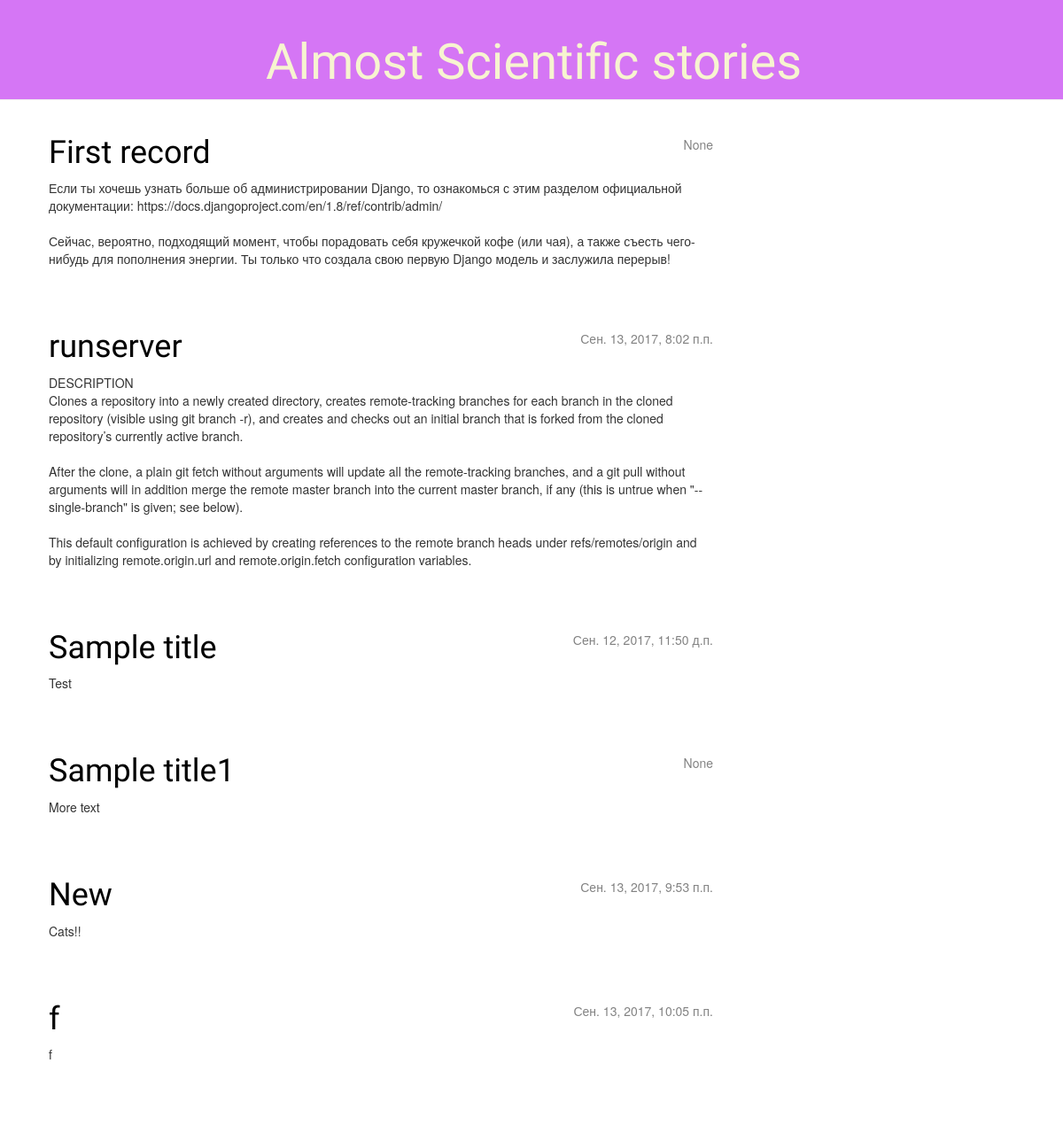
The app's page /, older data.
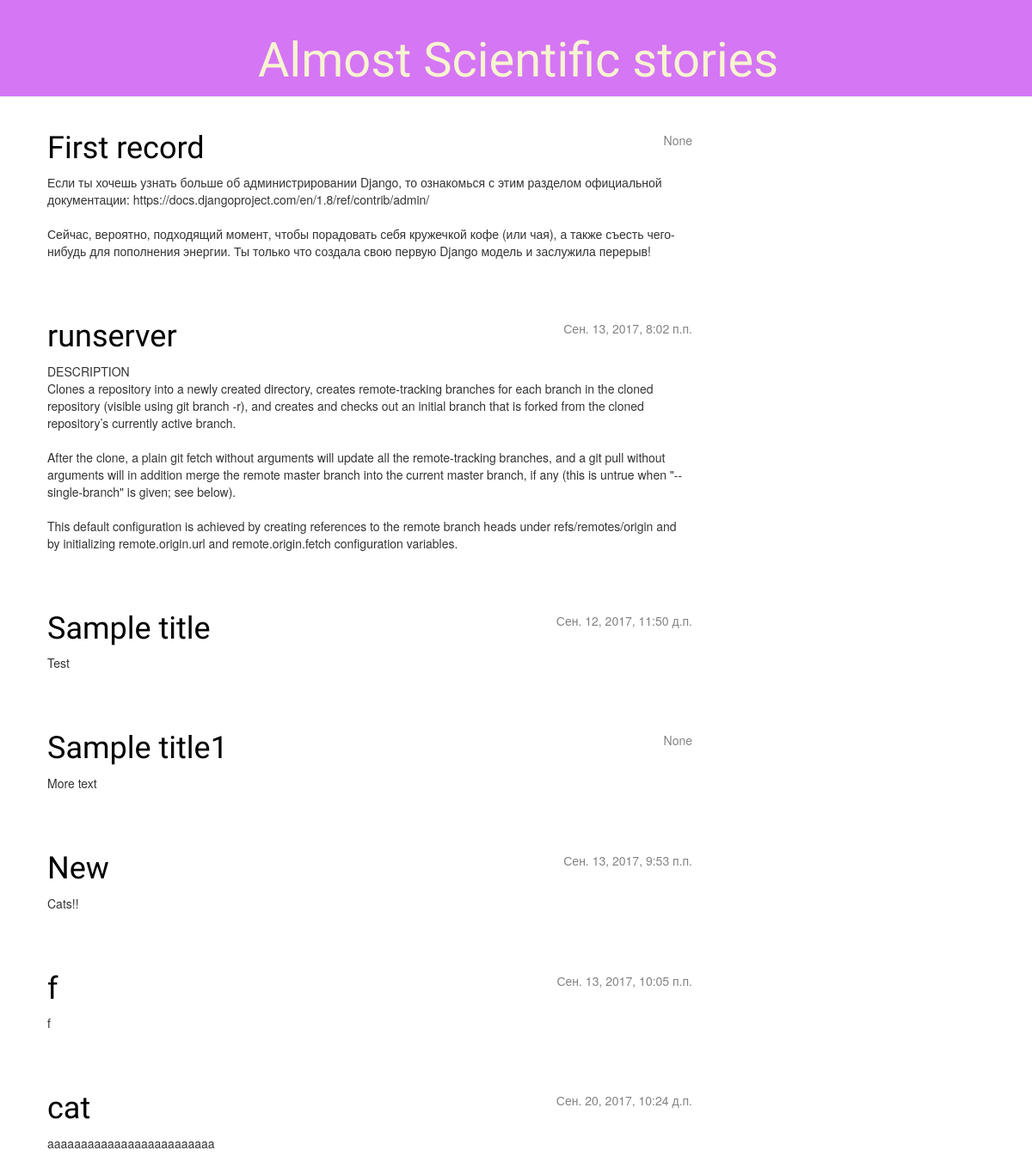
The same page, newer data.
### blog/models.py (models this page shows, shortened)
class Post(models.Model):#Наследуемся из класса Моделс
    author = models.ForeignKey('auth.User') # ForeignKey - это id. Взять данные из другой таблицы+ ее имя. Чтобы все время не логинился
    title = models.CharField(max_length=200, blank=False, null=False)# Это текстовое поле в 1 линию
    text = models.TextField()
    created_date = models.DateTimeField(default=timezone.now)
    published_date = models.DateTimeField(blank=True, null=True)

### blog/views.py (the view)
# urls.py: url(r'^$', views.post_list, name='post_list'),
def post_list(request):
    posts = Post.objects.all()  #filter(published_date__lte=timezone.now()).order_by('published_date')
    return render(request, 'blog/post_list.html', {'posts': posts})

### blog/templates/blog/post_list.html
    {% extends 'blog/base.html' %}
    {% block content %}
        {% for post in posts %}
            <div class="post">
                <div class="date">
                    {{ post.published_date }}
                </div>
                <h1><a href="{% url 'post_detail' pk=post.pk %}">{{ post.title }}</a></h1>
                <p>{{ post.text|linebreaksbr }}</p>
            </div>
        {% endfor %}
    {% endblock content %}

Row changes from the older to the newer data that the page shows:
added Post: published_date "Сен. 20, 2017, 10:24 д.п.", title "cat", text "aaaaaaaaaaaaaaaaaaaaaaaaa"
